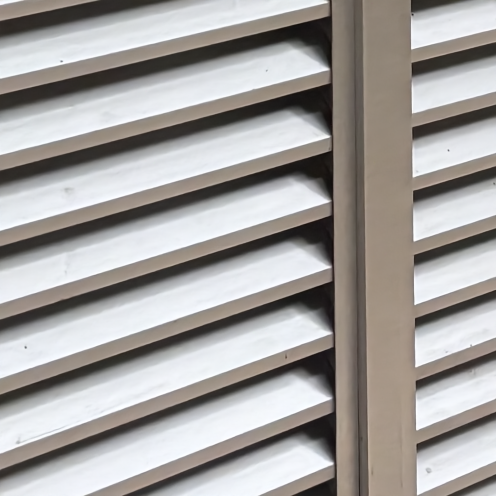
#> input picture competition_data/submissions/denoised/461.png, 992 x 992 px (shown at 1/2 size); its folder holds only this picture in this run
$ python -i classical.py   (imports and definitions only)   (older library calls are emulated)
#> lines starting #> are read from the running program, lines starting #| are printed output that depends on the picture; after the words box and inside, x2 and y2 are one past the last pixel; in counts of white or black regions, pixels touching at a corner belong together
"""
classical.py
-----------------------
Classical signal-processing stages of the pipeline. All functions are blind:
they estimate everything they need (noise level, defect pixels, banding) from
the single input image, with no knowledge of any ground truth or masks.

Stages
    1. estimate_noise_model   -- Poisson-Gaussian fit  sigma^2(I) = a*I + b
    2. correct_defect_pixels  -- adaptive (sigma-scaled) median outlier repair
    3. remove_banding         -- row/column fixed-offset (stripe) removal
    4. classical_denoise      -- generalised Anscombe VST + Non-Local Means
                                 (used as the no-network fallback)

All images are float32 arrays in [0, 1] with shape (H, W, 3).
"""

from __future__ import annotations

import cv2
import numpy as np


# ---------------------------------------------------------------------------
# 1. Noise model estimation
# ---------------------------------------------------------------------------
def estimate_noise_model(img: np.ndarray, n_bins: int = 12) -> tuple[float, float]:
    """Fit the signal-dependent noise model sigma^2(I) = a*I + b.

    A Laplacian-like high-pass (Immerkaer 1996) isolates noise from image
    structure; pixels are binned by local intensity and a robust (MAD) noise
    estimate is taken per bin. Only the flattest pixels of each bin are used
    so edges do not inflate the estimate. A weighted least-squares line in
    (intensity, variance) space gives (a, b).
    """
    kernel = np.array([[1, -2, 1], [-2, 4, -2], [1, -2, 1]], np.float32)
    # Var of the filter output for white noise = 36 * sigma^2
    gray = img.mean(axis=2, dtype=np.float32)
    hp = cv2.filter2D(img, -1, kernel, borderType=cv2.BORDER_REFLECT) / 6.0
    local_mean = cv2.blur(img, (7, 7))
    # Structure measure: gradient energy of a smoothed image
    smooth = cv2.GaussianBlur(gray, (0, 0), 2.0)
    gx = cv2.Sobel(smooth, cv2.CV_32F, 1, 0)
    gy = cv2.Sobel(smooth, cv2.CV_32F, 0, 1)
    grad = np.sqrt(gx * gx + gy * gy)

    flat = grad < np.percentile(grad, 50)
    inten = local_mean[flat].ravel()
    resid = hp[flat].ravel()

    edges = np.linspace(0.02, 0.95, n_bins + 1)
    xs, ys, ws = [], [], []
    for lo, hi in zip(edges[:-1], edges[1:]):
        sel = (inten >= lo) & (inten < hi)
        count = int(sel.sum())
        if count < 2000:
            continue
        r = resid[sel]
        sigma = 1.4826 * np.median(np.abs(r - np.median(r)))
        xs.append(0.5 * (lo + hi))
        ys.append(sigma * sigma)
        ws.append(np.sqrt(count))

    if len(xs) < 2:
        sigma = 1.4826 * np.median(np.abs(resid - np.median(resid)))
        return 0.0, float(sigma * sigma)

    a, b = np.polyfit(np.array(xs), np.array(ys), 1, w=np.array(ws))
    a = max(float(a), 0.0)
    b = max(float(b), 1e-6)
    return a, b


def noise_sigma_map(img: np.ndarray, a: float, b: float) -> np.ndarray:
    """Per-pixel noise standard deviation predicted by the fitted model."""
    local = cv2.GaussianBlur(img.mean(axis=2, dtype=np.float32), (0, 0), 3.0)
    return np.sqrt(np.clip(a * np.clip(local, 0, 1) + b, 1e-6, None)).astype(np.float32)


# ---------------------------------------------------------------------------
# 2. Defect (hot / dead) pixel correction
# ---------------------------------------------------------------------------
def correct_defect_pixels(img: np.ndarray, sigma_map: np.ndarray,
                          k: float = 5.0) -> np.ndarray:
    """Replace isolated outliers with their 3x3 median.

    Unlike a fixed threshold, the decision threshold scales with the local
    noise level (k * sigma), so heavy but legitimate shot noise in bright
    areas is not mistaken for a defect, while defects in dark areas are caught.
    A pixel must also deviate from *all* of its 8 neighbours in the same
    direction, which protects thin bright/dark structures such as lines.
    """
    out = img.copy()
    thr = k * sigma_map
    for c in range(3):
        ch = img[..., c]
        med = cv2.medianBlur(ch, 3)
        dev = ch - med
        cand = np.abs(dev) > thr
        if not cand.any():
            continue
        # isolated-peak test: strictly above max (or below min) of neighbours
        nb_kernel = np.ones((3, 3), np.uint8)
        nb_kernel[1, 1] = 0
        nb_max = cv2.dilate(ch, nb_kernel)
        nb_min = cv2.erode(ch, nb_kernel)
        isolated = (ch > nb_max) | (ch < nb_min)
        mask = cand & isolated
        out[..., c] = np.where(mask, med, ch)
    return out


# ---------------------------------------------------------------------------
# 3. Row / column banding removal
# ---------------------------------------------------------------------------
def _line_offsets(lum: np.ndarray, axis: int, smooth_sigma: float) -> np.ndarray:
    """Robust per-line offset along `axis` (0 -> rows, 1 -> columns).

    The image is smoothed *across* lines only; subtracting it removes image
    content that varies slowly across lines and keeps line-constant offsets.
    The median along each line rejects localised edges.
    """
    if axis == 0:   # offsets per row: smooth along y
        smoothed = cv2.GaussianBlur(lum, (1, 0), sigmaX=1e-3, sigmaY=smooth_sigma)
        resid = lum - smoothed
        return np.median(resid, axis=1)
    smoothed = cv2.GaussianBlur(lum, (0, 1), sigmaX=smooth_sigma, sigmaY=1e-3)
    resid = lum - smoothed
    return np.median(resid, axis=0)


def remove_banding(img: np.ndarray, iterations: int = 2,
                   smooth_sigma: float = 3.0) -> tuple[np.ndarray, np.ndarray, np.ndarray]:
    """Estimate and subtract row and column offsets (shared by all channels,
    as the offsets were observed to be ~0.97 correlated between channels)."""
    out = img.copy()
    total_row = np.zeros(img.shape[0], np.float32)
    total_col = np.zeros(img.shape[1], np.float32)
    for _ in range(iterations):
        lum = out.mean(axis=2, dtype=np.float32)
        row = _line_offsets(lum, 0, smooth_sigma).astype(np.float32)
        out -= row[:, None, None]
        total_row += row
        lum = out.mean(axis=2, dtype=np.float32)
        col = _line_offsets(lum, 1, smooth_sigma).astype(np.float32)
        out -= col[None, :, None]
        total_col += col
    # The median of the high-pass residual is biased by skewed (clipped,
    # signal-dependent) noise, so only the zero-mean *pattern* is trusted;
    # the global offset is left untouched.
    out += total_row.mean() + total_col.mean()
    return out, total_row - total_row.mean(), total_col - total_col.mean()


# ---------------------------------------------------------------------------
# Combined pre-processing used before the network
# ---------------------------------------------------------------------------
def preprocess(img: np.ndarray) -> dict:
    """Run stages 1-3. Returns the cleaned image, sigma map and model params."""
    a, b = estimate_noise_model(img)
    sigma = noise_sigma_map(img, a, b)
    cleaned = correct_defect_pixels(img, sigma)
    cleaned, _, _ = remove_banding(cleaned)
    # re-fit noise on the cleaned image (banding inflates the first estimate)
    a, b = estimate_noise_model(cleaned)
    sigma = noise_sigma_map(cleaned, a, b)
    return {"cleaned": cleaned, "sigma": sigma, "a": a, "b": b}


# ---------------------------------------------------------------------------
# 4. Classical denoiser (fallback): generalised Anscombe VST + NLM
# ---------------------------------------------------------------------------
def gat_forward(x: np.ndarray, a: float, b: float) -> np.ndarray:
    """Generalised Anscombe transform: makes Poisson-Gaussian noise ~unit variance."""
    if a < 1e-6:
        return x / np.sqrt(b)
    return (2.0 / a) * np.sqrt(np.maximum(a * x + (3.0 / 8.0) * a * a + b, 0.0))


def gat_inverse(y: np.ndarray, a: float, b: float) -> np.ndarray:
    """Algebraic inverse of the generalised Anscombe transform."""
    if a < 1e-6:
        return y * np.sqrt(b)
    return ((a * y / 2.0) ** 2 - (3.0 / 8.0) * a * a - b) / a


def classical_denoise(img: np.ndarray, strength: float = 0.7) -> np.ndarray:
    """Full classical pipeline: stages 1-3, then NLM in the variance-stabilised
    domain where a single filtering strength suits every intensity level."""
    pre = preprocess(img)
    x, a, b = pre["cleaned"], pre["a"], pre["b"]
    y = gat_forward(np.clip(x, 0, 1), a, b)
    lo, hi = float(y.min()), float(y.max())
    scale = 255.0 / max(hi - lo, 1e-6)          # unit noise std -> `scale` grey levels
    y8 = np.clip((y - lo) * scale, 0, 255).round().astype(np.uint8)
    h = float(strength * 1.0 * scale)
    den8 = cv2.fastNlMeansDenoisingColored(y8, None, h, h, 5, 15)
    y_hat = den8.astype(np.float32) / scale + lo
    return np.clip(gat_inverse(y_hat, a, b), 0, 1).astype(np.float32)

>>> import cv2
>>> picture = cv2.imread('../competition_data/submissions/denoised/461.png')
#> picture is the input picture: shape (992, 992, 3); mean B, G, R 158.2, 160.5, 163.7
>>> result = classical_denoise(picture)
#> in estimate_noise_model, `gy = cv2.Sobel(smooth, cv2.CV_32F, 0, 1)`:
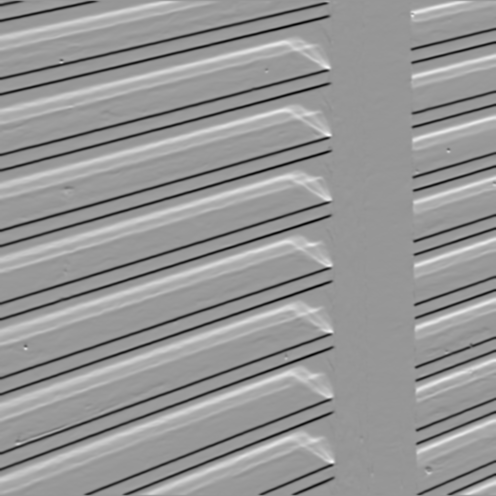
#> gy: shape (992, 992) float32 (shown at 1/2 size); min -198.3, max 138.1, mean 0.2; drawn with min black and max white
#> in estimate_noise_model, `grad = np.sqrt(gx * gx + gy * gy)`:
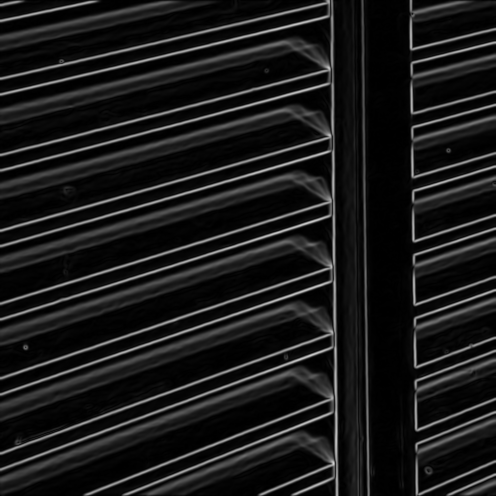
#> grad: shape (992, 992) float32 (shown at 1/2 size); min 0, max 211, mean 25.6
#> in estimate_noise_model, `flat = grad < np.percentile(grad, 50)`:
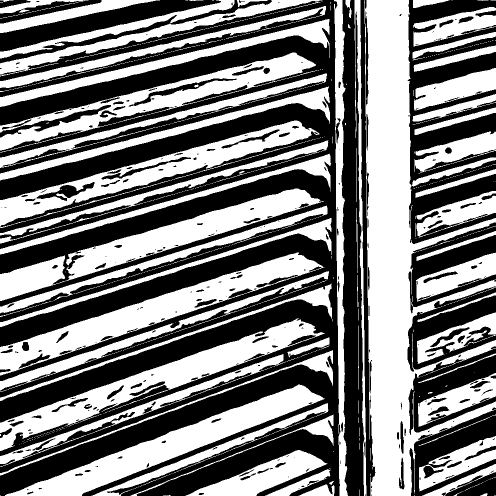
#> flat: shape (992, 992) bool (shown at 1/2 size); 50% white; 809 white regions (690 under 20 px), largest, box (x1, y1, x2, y2) and area: (728, 0, 992, 992) 91257, (0, 505, 649, 751) 29734, (0, 377, 648, 602) 29022
#> after the loop in estimate_noise_model, `for lo, hi in zip(edges[:-1], edges[1:]):`: ws = []
#> in estimate_noise_model, `sigma = 1.4826 * np.median(np.abs(resid - np.median(resid)))`: sigma = 0
#> in noise_sigma_map, `return np.sqrt(np.clip(a * np.clip(local, 0, 1) + b, 1e-6, None)).asty..`: returned value: shape (992, 992) float32; every value is 0.001
#> in correct_defect_pixels, `thr = k * sigma_map`: thr: shape (992, 992) float32; every value is 0.005
#> the loop in correct_defect_pixels, `for c in range(3):` made 3 passes
#> pass 1, in correct_defect_pixels, `dev = ch - med`:
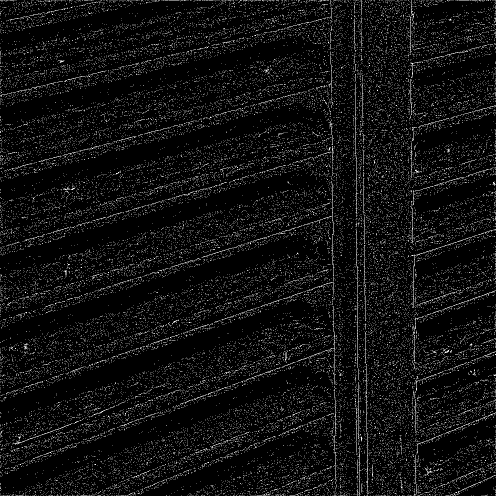
#> dev: shape (992, 992) (shown at 1/2 size); min 0, max 255, mean 16.3
#> pass 1, in correct_defect_pixels, `cand = np.abs(dev) > thr`:
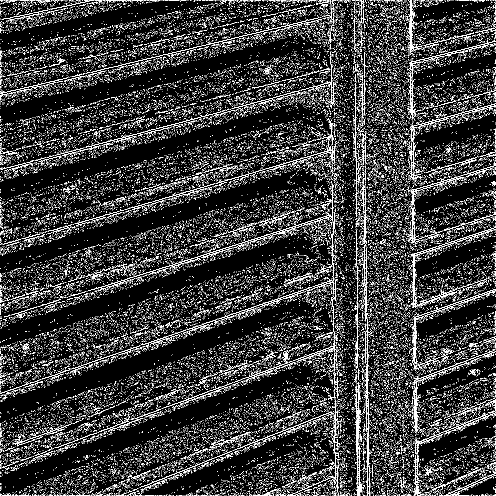
#> cand: shape (992, 992) bool (shown at 1/2 size); 12.9% white in thin lines or dots
#> after the loop in correct_defect_pixels, `for c in range(3):`:
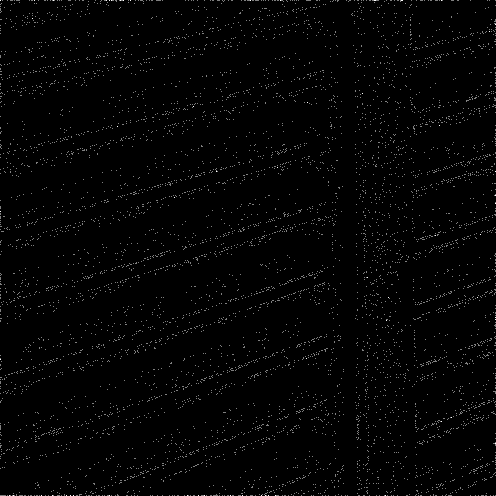
#> mask: shape (992, 992) bool (shown at 1/2 size); 0.72% white in thin lines or dots
#> after the loop in correct_defect_pixels, `for c in range(3):`: out: shape (992, 992, 3); 1.73% of pixels changed, all inside (x1, y1, x2, y2) = (0, 0, 992, 992)
#> in remove_banding, `total_row = np.zeros(img.shape[0], np.float32)`: total_row = 992 values from 0 to 0
#> the loop in remove_banding, `for _ in range(iterations):` made 1 pass
#> pass 1, in _line_offsets, `resid = lum - smoothed`:
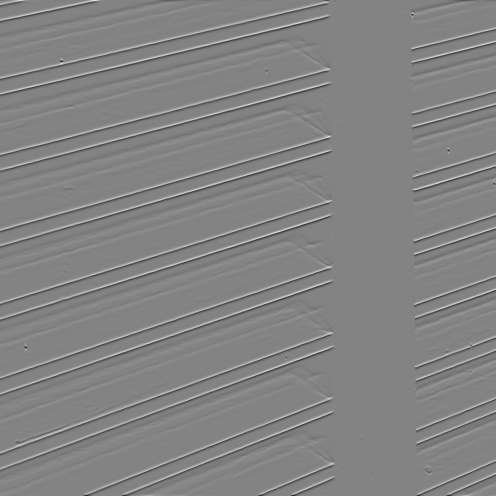
#> resid: shape (992, 992) float32 (shown at 1/2 size); min -75.78, max 71.36, mean 0; drawn with min black and max white
#> (the run stopped early here; a loop or call above may not have finished)

$ run again, on competition_data/submissions/denoised/462.png
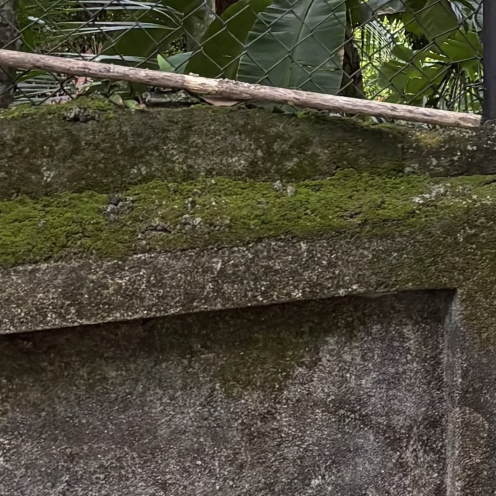
#> input picture competition_data/submissions/denoised/462.png, 992 x 992 px (shown at 1/2 size)
#> picture is the input picture: shape (992, 992, 3); mean B, G, R 56.2, 73.1, 76.8
#> in estimate_noise_model, `flat = grad < np.percentile(grad, 50)`:
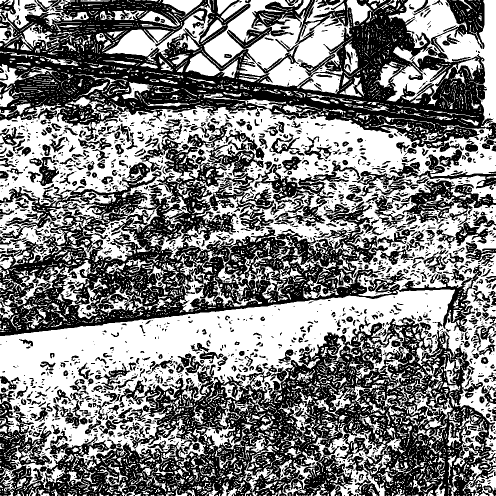
#> flat: shape (992, 992) bool (shown at 1/2 size); 50% white; 4658 white regions (3756 under 20 px), largest, box (x1, y1, x2, y2) and area: (0, 205, 992, 983) 275066, (407, 0, 704, 174) 25041, (777, 0, 992, 255) 17641
#> after the loop in estimate_noise_model, `for lo, hi in zip(edges[:-1], edges[1:]):`: ws = []
#> sigma = 0
#> thr: shape (992, 992) float32; every value is 0.005
#> total_row = 992 values from 0 to 0
#> the loop in remove_banding, `for _ in range(iterations):` made 1 pass
#> pass 1, in _line_offsets, `resid = lum - smoothed`:
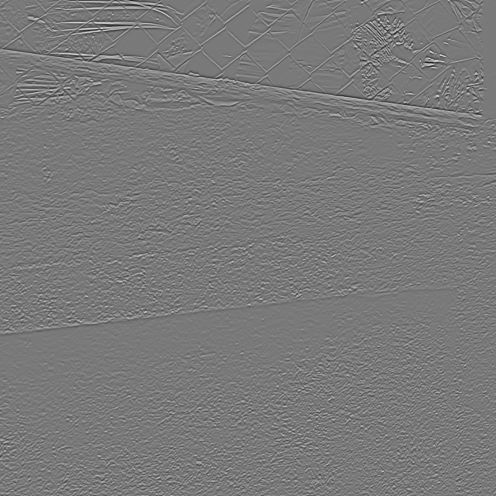
#> resid: shape (992, 992) float32 (shown at 1/2 size); min -122.3, max 133.7, mean 0; drawn with min black and max white

$ run again, on competition_data/submissions/denoised/463.png
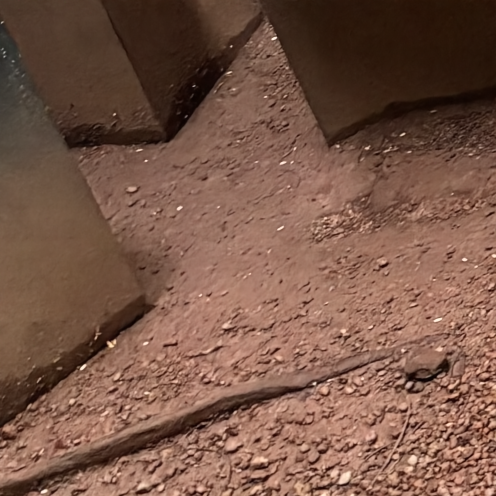
#> input picture competition_data/submissions/denoised/463.png, 992 x 992 px (shown at 1/2 size)
#> picture is the input picture: shape (992, 992, 3); mean B, G, R 71.5, 86.9, 120.8
#> in estimate_noise_model, `flat = grad < np.percentile(grad, 50)`:
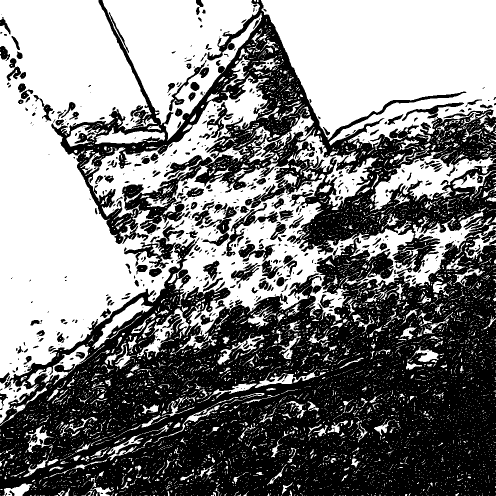
#> flat: shape (992, 992) bool (shown at 1/2 size); 50% white; 5508 white regions (4975 under 20 px), largest, box (x1, y1, x2, y2) and area: (0, 0, 984, 847) 249941, (522, 0, 992, 300) 101399, (205, 0, 524, 281) 43329
#> after the loop in estimate_noise_model, `for lo, hi in zip(edges[:-1], edges[1:]):`: ws = []
#> sigma = 0
#> thr: shape (992, 992) float32; every value is 0.005
#> total_row = 992 values from 0 to 0
#> the loop in remove_banding, `for _ in range(iterations):` made 1 pass
#> pass 1, in _line_offsets, `resid = lum - smoothed`:
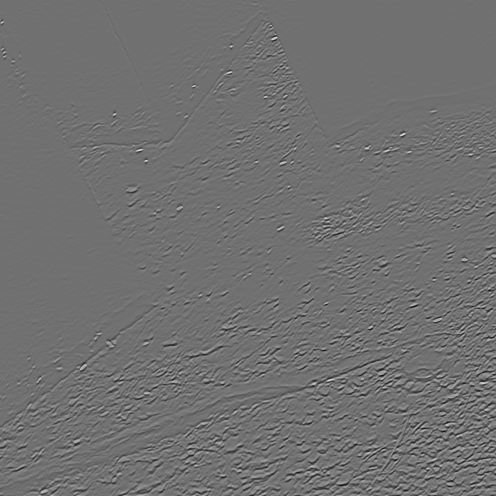
#> resid: shape (992, 992) float32 (shown at 1/2 size); min -83.68, max 105.5, mean 0; drawn with min black and max white

$ run again, on competition_data/submissions/denoised/464.png
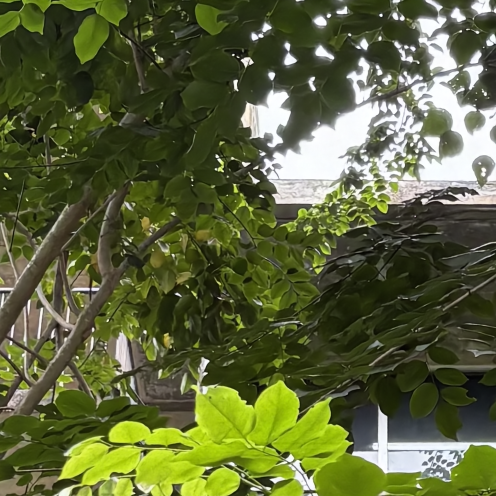
#> input picture competition_data/submissions/denoised/464.png, 992 x 992 px (shown at 1/2 size)
#> picture is the input picture: shape (992, 992, 3); mean B, G, R 57.6, 99, 91.3
#> flat: shape (992, 992) bool; 50% white; 3415 white regions (2846 under 20 px), largest, box (x1, y1, x2, y2) and area: (0, 0, 836, 682) 166389, (288, 482, 992, 806) 64412, (662, 723, 992, 898) 32311
#> after the loop in estimate_noise_model, `for lo, hi in zip(edges[:-1], edges[1:]):`: ws = []
#> sigma = 0
#> thr: shape (992, 992) float32; every value is 0.005
#> total_row = 992 values from 0 to 0
#> the loop in remove_banding, `for _ in range(iterations):` made 1 pass
#> pass 1, in _line_offsets, `resid = lum - smoothed`:
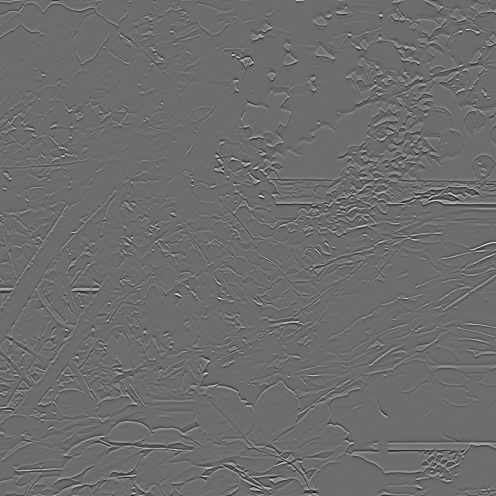
#> resid: shape (992, 992) float32 (shown at 1/2 size); min -107, max 142.8, mean 0; drawn with min black and max white
